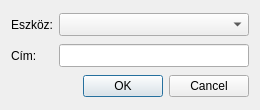
<?xml version="1.0" encoding="UTF-8"?>
<ui version="4.0">
 <class>xComm</class>
 <widget class="QDialog" name="xComm">
  <property name="geometry">
   <rect>
    <x>0</x>
    <y>0</y>
    <width>260</width>
    <height>110</height>
   </rect>
  </property>
  <property name="windowTitle">
   <string>Dialog</string>
  </property>
  <property name="windowIcon">
   <iconset resource="images.qrc">
    <normaloff>:/images/1267613805_add-address.png</normaloff>:/images/1267613805_add-address.png</iconset>
  </property>
  <layout class="QGridLayout" name="gridLayout">
   <item row="0" column="0">
    <widget class="QLabel" name="label">
     <property name="text">
      <string>Eszköz:</string>
     </property>
    </widget>
   </item>
   <item row="0" column="1">
    <widget class="QComboBox" name="comboBox">
     <property name="minimumSize">
      <size>
       <width>171</width>
       <height>23</height>
      </size>
     </property>
     <property name="maximumSize">
      <size>
       <width>16777215</width>
       <height>23</height>
      </size>
     </property>
    </widget>
   </item>
   <item row="1" column="0">
    <widget class="QLabel" name="label_2">
     <property name="text">
      <string>Cím:</string>
     </property>
    </widget>
   </item>
   <item row="1" column="1">
    <widget class="QLineEdit" name="lineEdit">
     <property name="minimumSize">
      <size>
       <width>171</width>
       <height>23</height>
      </size>
     </property>
     <property name="maximumSize">
      <size>
       <width>16777215</width>
       <height>23</height>
      </size>
     </property>
    </widget>
   </item>
   <item row="2" column="0" colspan="2">
    <widget class="QDialogButtonBox" name="buttonBox">
     <property name="orientation">
      <enum>Qt::Horizontal</enum>
     </property>
     <property name="standardButtons">
      <set>QDialogButtonBox::Cancel|QDialogButtonBox::Ok</set>
     </property>
    </widget>
   </item>
  </layout>
 </widget>
 <resources>
  <include location="images.qrc"/>
 </resources>
 <connections>
  <connection>
   <sender>buttonBox</sender>
   <signal>accepted()</signal>
   <receiver>xComm</receiver>
   <slot>accept()</slot>
   <hints>
    <hint type="sourcelabel">
     <x>248</x>
     <y>254</y>
    </hint>
    <hint type="destinationlabel">
     <x>157</x>
     <y>274</y>
    </hint>
   </hints>
  </connection>
  <connection>
   <sender>buttonBox</sender>
   <signal>rejected()</signal>
   <receiver>xComm</receiver>
   <slot>reject()</slot>
   <hints>
    <hint type="sourcelabel">
     <x>316</x>
     <y>260</y>
    </hint>
    <hint type="destinationlabel">
     <x>286</x>
     <y>274</y>
    </hint>
   </hints>
  </connection>
 </connections>
</ui>
